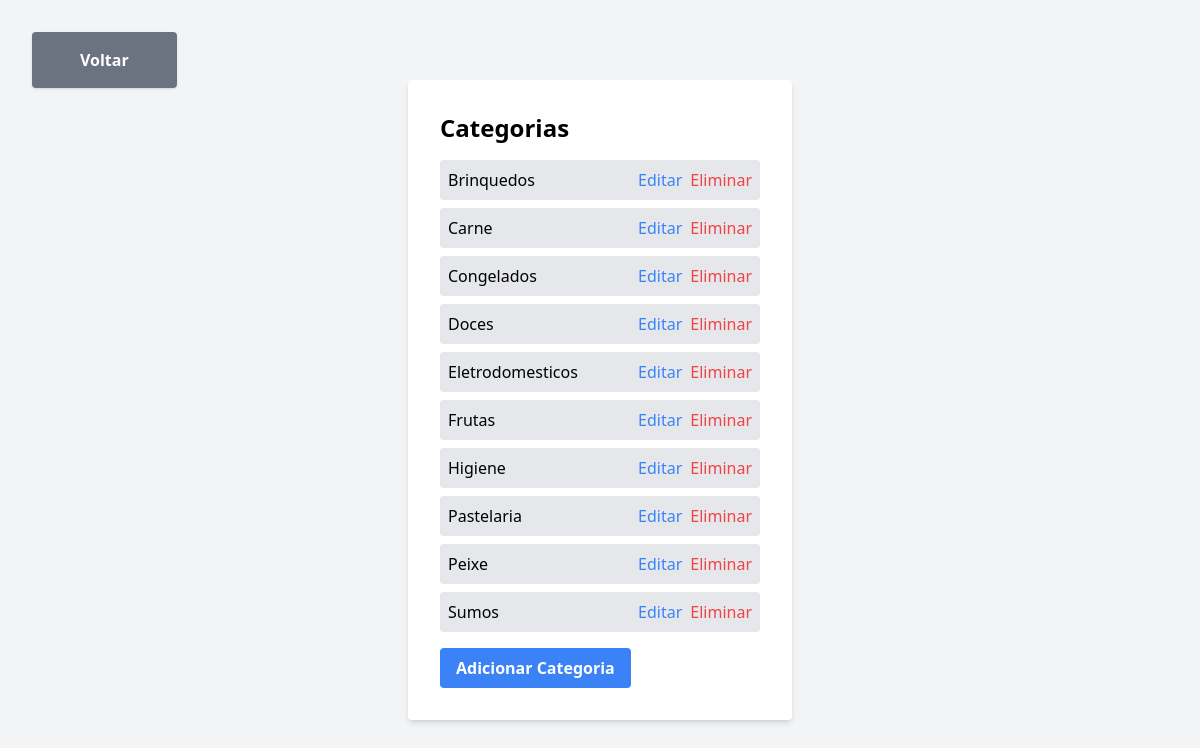
Screenshot of /categorias (signed in) with the database file from the repository.
### tables this page shows
CREATE TABLE `categorias` (
  `id` int(11) NOT NULL,
  `nome` varchar(255) NOT NULL,
  `image_url` varchar(2083) DEFAULT NULL
);

### app/controllers/CategoriasController.php (called while the page is built, shortened)
<?php
class CategoriasController
{
    public function index()
    {
        try {
            $conn = Connection::getInstance();
            $sql = "SELECT * FROM categorias ORDER BY nome ASC";
            $stmt = $conn->query($sql);
            $categorias = $stmt->fetchAll(PDO::FETCH_ASSOC);
        } catch (PDOException $e) {
            $categorias = [];
            $error = "Erro na base de dados: " . $e->getMessage();
        }
        require_once './app/views/categoriasView.php';
    }
}

### app/views/categoriasView.php (the view, shortened to what this page needs)
<!DOCTYPE html>
<html lang="pt">
<head>
    <script src="https://cdn.tailwindcss.com"></script>
</head>
<body class="bg-gray-100 flex items-center justify-center min-h-screen">
    <div class="bg-white p-8 rounded shadow-md w-96">
        <a href="javascript:history.back()"
            class="absolute top-8 left-8 px-12 py-4 bg-gray-500 text-white font-semibold rounded shadow hover:bg-gray-600 transition">
            Voltar
        </a>
        <h1 class="text-2xl font-bold mb-4">Categorias</h1>
        <ul class="space-y-2">
            <?php foreach ($categorias as $categoria): ?>
                <li class="p-2 bg-gray-200 rounded flex justify-between items-center">
                    <?= htmlspecialchars($categoria['nome']) ?>
                    <div class="flex space-x-2">
                        <a href="/categorias/edit/<?= $categoria['id'] ?>" class="text-blue-500 hover:underline">Editar</a>
                        <a href="/categorias/delete/<?= $categoria['id'] ?>" class="text-red-500 hover:underline">Eliminar</a>
                    </div>
                </li>
            <?php endforeach; ?>
        </ul>
        <a href="/categorias/create" class="mt-4 inline-block px-4 py-2 bg-blue-500 text-white font-semibold rounded hover:bg-blue-600 transition">
            Adicionar Categoria
        </a>
    </div>
</body>
</html>

### rows the page displays
categorias: nome "Brinquedos"
categorias: nome "Carne"
categorias: nome "Congelados"
categorias: nome "Doces"
categorias: nome "Eletrodomesticos"
categorias: nome "Frutas"
categorias: nome "Higiene"
categorias: nome "Pastelaria"
categorias: nome "Peixe"
categorias: nome "Sumos"
